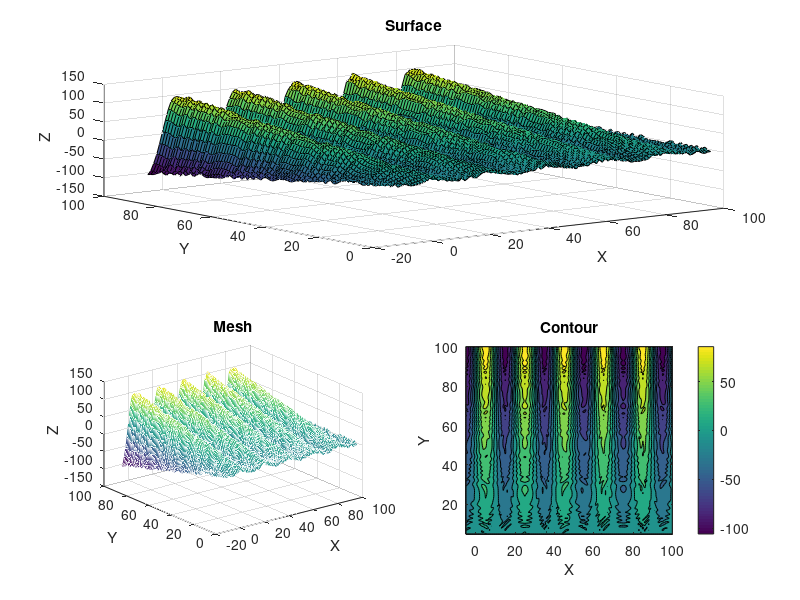

Source code (MATLAB):
% LINES THAT ALWAYS HAVE TO BE: 
% clear variables, 
% close opened windows 
% and clean the comand windows
%-------------------------------------------------------------------------%
clear variables;
close all;
clc;
%-------------------------------------------------------------------------%

% EXERCISE 5: 3D GRAPHICAL REPRESENTATION

% AREA:
% -5 <= x
% y <= 5
x = -5 : 1 : 100;
y =  5 : 1 : 100;

[X, Y] = meshgrid(x, y);

% FUNCTION:
% z = y * sin(pi * x/10) + 5 * cos((x^2 + y^2)/8) + cos(x + y) cos (3x - y)
Z =   Y .* sin(pi .* X ./ 10)      ...
    + 5 .* cos((X.^2 + Y.^2) ./ 8) ...
    +      cos(X + Y) .* cos(3 .* X - Y);

% 1. Drawing in the same graphic:
    % Surface graph at middle top
subplot(2, 2, [1, 2]);
surf(X, Y, Z)

% 2. Add:
% --- Title
title('Surface')
% --- Axis
xlabel('X')
ylabel('Y')
zlabel('Z')

% 1. Drawing in the same graphic:
    % Mesh graph at left button
subplot(2, 2, 3);
mesh(X, Y, Z)
% 2. Add:
% --- Title
title('Mesh')
% --- Axis
xlabel('X')
ylabel('Y')
zlabel('Z')

% 1. Drawing in the same graphic:
    % Contour graph at rigth button
subplot(2, 2, 4);
contourf(X, Y, Z)
% 2. Add:
% --- Title
title('Contour')
% --- Axis
xlabel('X')
ylabel('Y')
zlabel('Z')
% --- Colorbar
colorbar
